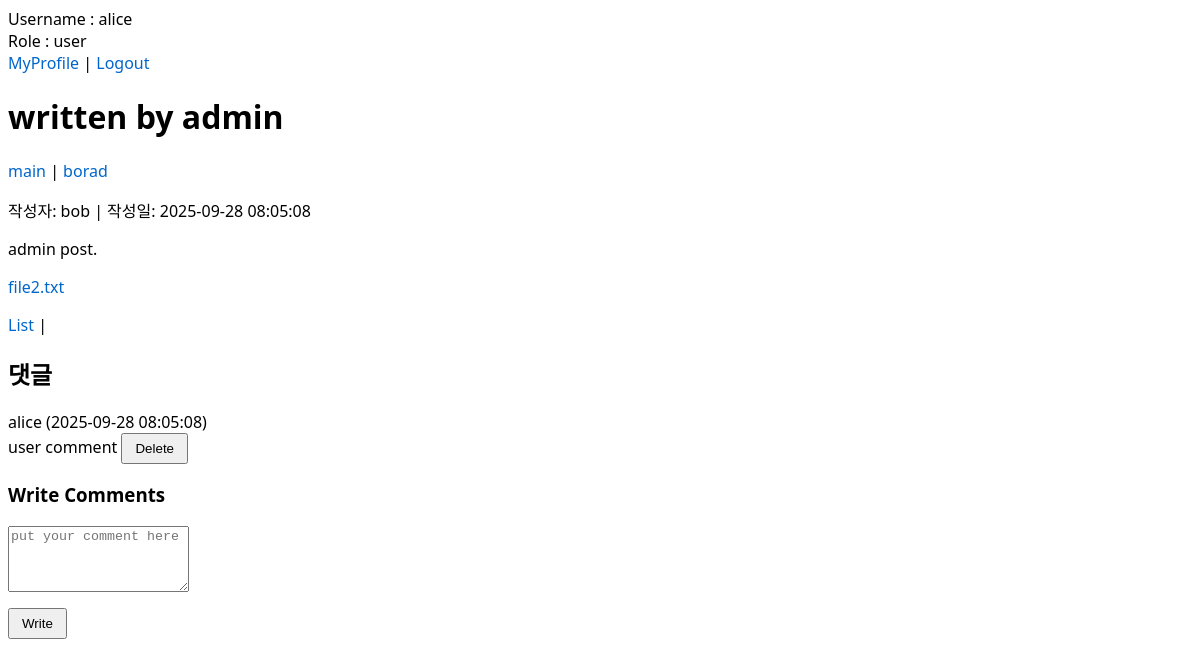
/board/view.php?id=2 (signed in), run on the app's committed database.
### tables this page shows
CREATE TABLE posts (
    id INT AUTO_INCREMENT PRIMARY KEY,
    title VARCHAR(200) NOT NULL,
    content TEXT NOT NULL,
    user_id INT NOT NULL,
    filename VARCHAR(255),
    role ENUM('user','admin') NOT NULL DEFAULT 'user',
    isSecret BOOLEAN NOT NULL DEFAULT FALSE,
    created_at TIMESTAMP DEFAULT CURRENT_TIMESTAMP,
    FOREIGN KEY (user_id) REFERENCES users(id) ON DELETE CASCADE
);

CREATE TABLE users (
    id INT AUTO_INCREMENT PRIMARY KEY,
    username VARCHAR(50) NOT NULL UNIQUE,
    email VARCHAR(100) NOT NULL UNIQUE,
    password VARCHAR(255) NOT NULL,
    profile VARCHAR(255) DEFAULT NULL,
    balance INT NOT NULL DEFAULT 10000,
    role ENUM('user','admin') NOT NULL DEFAULT 'user',
    created_at TIMESTAMP DEFAULT CURRENT_TIMESTAMP
);

CREATE TABLE comments (
    id INT AUTO_INCREMENT PRIMARY KEY,
    post_id INT NOT NULL,
    user_id INT NOT NULL,
    content TEXT NOT NULL,
    created_at TIMESTAMP DEFAULT CURRENT_TIMESTAMP,
    FOREIGN KEY (post_id) REFERENCES posts(id) ON DELETE CASCADE,
    FOREIGN KEY (user_id) REFERENCES users(id) ON DELETE CASCADE
);

### board/view.php (the view, shortened to what this page needs)
<?php
require_once '../config.php';
include '../header.php';
if (!function_exists('html_escape')) {
    function html_escape($value)
    {
        return htmlspecialchars((string) $value, ENT_QUOTES | ENT_SUBSTITUTE, 'UTF-8');
    }
}
$post_id = isset($_GET['id']) ? (int) $_GET['id'] : 0;
$sql = "SELECT p.*, u.username, u.role AS author_role
        FROM posts p JOIN users u ON p.user_id = u.id
        WHERE p.id = $post_id";
$result = $pdo->query($sql);
$post = $result ? $result->fetch() : false;
$myRole = $_SESSION['role'] ?? 'user';
$isAdmin  = ($myRole === 'admin');
$comments = $pdo->query("
    SELECT c.id, c.content, c.created_at, c.user_id, u.username
    FROM comments c JOIN users u ON c.user_id = u.id
    WHERE c.post_id = $post_id
    ORDER BY c.created_at ASC
")->fetchAll();
$safeTitle = html_escape($post['title']);
$safeAuthor = html_escape($post['username']);
$safeCreatedAt = html_escape($post['created_at']);
$contentHtml = nl2br(html_escape($post['content']));
$hasAttachment = !empty($post['filename']);
if ($hasAttachment) {
    $downloadName = basename($post['filename']);
    $downloadUrl = 'uploads/' . rawurlencode($downloadName);
}
?>
<!DOCTYPE html>
<html>
<head>
    <link rel="stylesheet" href="/style.css">
</head>
<body>
    <h1><?= $safeTitle ?></h1>
    <p>
        <a href="../index.php">main</a> |
        <a href="board.php">borad</a>
    </p>
    <p>작성자: <?= $safeAuthor ?>
       | 작성일: <?= $safeCreatedAt ?>
    </p>
    <div>
        <?= $contentHtml ?>
    </div>
    <?php if ($hasAttachment): ?>
        <p><a href="<?= html_escape($downloadUrl) ?>" download>
            <?= html_escape($downloadName) ?>
        </a></p>
    <?php endif; ?>
    <p>
        <a href="board.php">List</a> |
    </p>
    <h2>댓글</h2>
    <?php if ($comments): ?>
      <?php foreach ($comments as $c): ?>
        <div class="comment">
          <div class="meta">
            <?= html_escape($c['username']) ?>
            (<?= html_escape($c['created_at']) ?>)
          </div>
          <div class="body">
            <?= nl2br(html_escape($c['content'])) ?>
            <?php if ($isAdmin || (int)$c['user_id'] === (int)$_SESSION['user_id']): ?>
              <span class="comment-actions">
                <form method="post" style="display:inline">
                  <button type="submit" onclick="return confirm('Will you delete this comment?')">Delete</button>
                </form>
              </span>
            <?php endif; ?>
          </div>
        </div>
      <?php endforeach; ?>
    <?php else: ?>
      <p class="muted">No comments yet</p>
    <?php endif; ?>
    <?php if (isset($_SESSION['user_id'])): ?>
      <h3>Write Comments
      </h3>
      <form method="post">
        <p>
          <textarea name="comment_content" rows="4" placeholder="put your comment here"></textarea>
        </p>
        <p><button type="submit">Write</button></p>
      </form>
    <?php else: ?>
      <p class="muted">Only Authenticated users can comment</p>
    <?php endif; ?>
</body>
</html>

### style.css (style rules this page uses)
body { font-family: system-ui, -apple-system, Segoe UI, Roboto, Helvetica, Arial, sans-serif; }
button { padding: 6px 12px; cursor: pointer; }
a { text-decoration: none; color: #0066cc; }

### data on the page
posts: title "written by admin", user.username "bob", created_at "2025-09-28 08:05:08", content "admin post.", filename "file2.txt"
comments: user.username "alice", created_at "2025-09-28 08:05:08", content "user comment"

### other printed values
$_SESSION['username'] "alice"
$_SESSION['role'] "user"
